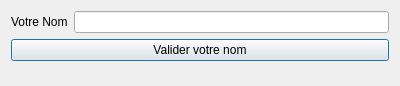
<?xml version="1.0" encoding="UTF-8"?>
<ui version="4.0">
 <class>dialogLog</class>
 <widget class="QDialog" name="dialogLog">
  <property name="geometry">
   <rect>
    <x>0</x>
    <y>0</y>
    <width>400</width>
    <height>86</height>
   </rect>
  </property>
  <property name="windowTitle">
   <string>Dialog</string>
  </property>
  <layout class="QFormLayout" name="formLayout">
   <item row="0" column="0">
    <widget class="QLabel" name="label">
     <property name="text">
      <string>Votre Nom</string>
     </property>
    </widget>
   </item>
   <item row="0" column="1">
    <widget class="QLineEdit" name="inputNom"/>
   </item>
   <item row="1" column="0" colspan="2">
    <widget class="QPushButton" name="buttonInputNom">
     <property name="text">
      <string>Valider votre nom</string>
     </property>
    </widget>
   </item>
  </layout>
 </widget>
 <resources/>
 <connections/>
</ui>
